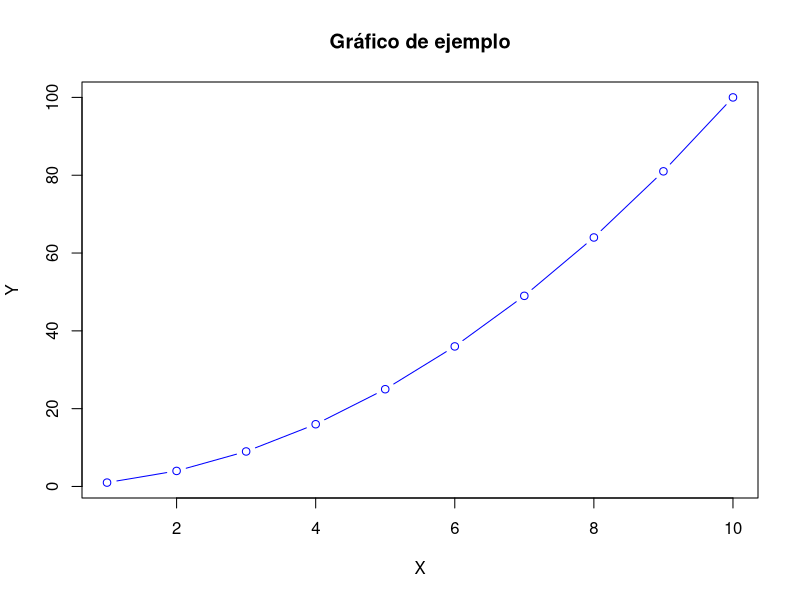

Source code (R):
## ---- chunk 1
# Ejemplo de código R
x <- 1:10
y <- x^2
plot(x, y, type = "b", main = "Gráfico de ejemplo", xlab = "X", ylab = "Y", col = "blue")
